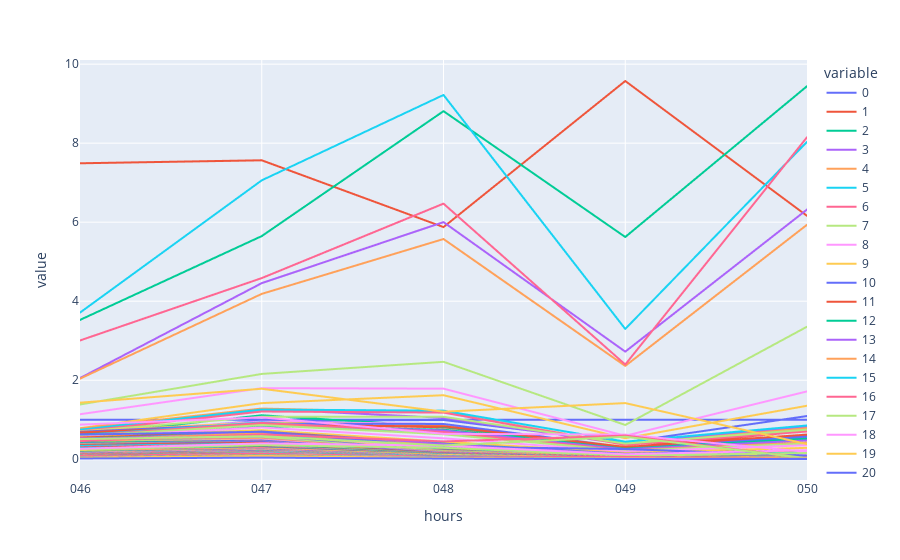

This figure's notebook cell:
### Code cell
px.line(psds_df,log_y=False,)
